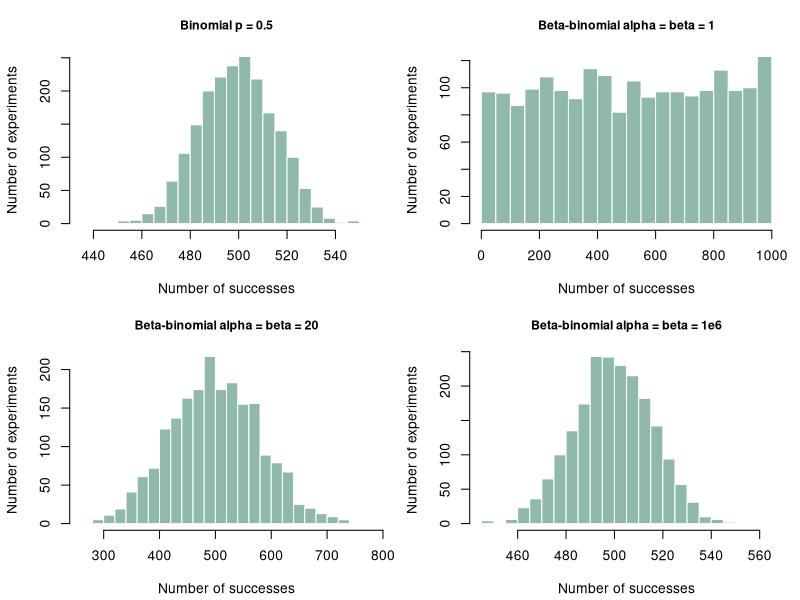
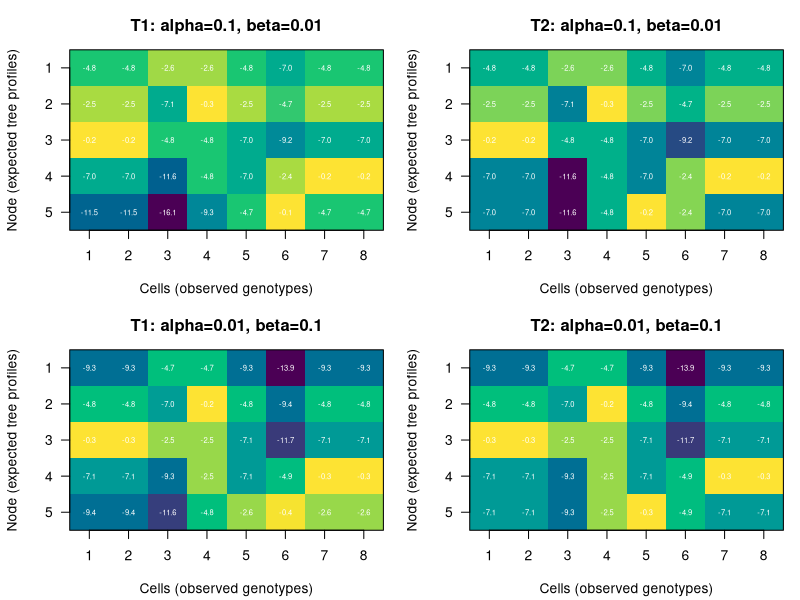

R code for these plots, in order:
## ---- chunk 1
set.seed(42)
## ---- chunk 2
n_trials <- 1000L
n_experiments <- 2000L

theoretical_summary <- data.frame(
  Distribution = c(
    "Binomial, p = 0.5",
    "Beta-binomial, alpha = beta = 1",
    "Beta-binomial, alpha = beta = 20",
    "Beta-binomial, alpha = beta = 1e6"
  ),
  Mean = c(
    n_trials * 0.5,
    n_trials * 0.5,
    n_trials * 0.5,
    n_trials * 0.5
  ),
  Variance = c(
    n_trials * 0.5 * 0.5,
    n_trials * (2 * 1 + n_trials) / (4 * (2 * 1 + 1)),
    n_trials * (2 * 20 + n_trials) / (4 * (2 * 20 + 1)),
    n_trials * (2 * 1e6 + n_trials) / (4 * (2 * 1e6 + 1))
  )
)

knitr::kable(theoretical_summary, digits = 3)
## ---- chunk 3
rbeta_binom <- function(n, size, alpha, beta) {
  p <- rbeta(n, shape1 = alpha, shape2 = beta)
  rbinom(n, size = size, prob = p)
}

samples <- list(
  "Binomial p = 0.5" =
    rbinom(n_experiments, size = n_trials, prob = 0.5),
  "Beta-binomial alpha = beta = 1" =
    rbeta_binom(n_experiments, size = n_trials, alpha = 1, beta = 1),
  "Beta-binomial alpha = beta = 20" =
    rbeta_binom(n_experiments, size = n_trials, alpha = 20, beta = 20),
  "Beta-binomial alpha = beta = 1e6" =
    rbeta_binom(n_experiments, size = n_trials, alpha = 1e6, beta = 1e6)
)

old_par <- par(mfrow = c(2, 2), mar = c(4.2, 4.2, 3, 1))
for (nm in names(samples)) {
  hist(
    samples[[nm]],
    breaks = 30,
    main = nm,
    xlab = "Number of successes",
    ylab = "Number of experiments",
    col = "#8FB9A8",
    border = "white",
    cex.main = 0.9
  )
}
par(old_par)
## ---- chunk 4
##' computes the likelihood of the input genotype matrix given a tree
##' returns both the node-by-cell log likelihood, and the overall log likelihood
##' after marginalizing over all cell attachment
##' assume uniform attachment probabilities
##' @param tree list with $root (integer node index) and $children
##' (a list mapping each parent node index, as a string, to an integer vector
##' of its children's indices,
##' e.g. list(root=1L, children=list("1"=2L, "2"=c(3L,4L))))
##' @param genotype_matrix mutation-by-cell binary matrix of observed genotypes
##' @param alpha false positive rate
##' @param beta false negative rate
compute_log_lik <- function(tree, genotype_matrix, alpha, beta) {

  num_mutations <- nrow(genotype_matrix)
  num_cells <- ncol(genotype_matrix)

  log_lik <- matrix(
    NA_real_,
    nrow = num_mutations,
    ncol = num_cells,
    dimnames = list(
      paste0("node_", seq_len(num_mutations)),
      paste0("cell_", seq_len(num_cells))
    )
  )

  log_absent <- ifelse(genotype_matrix == 1, log(alpha), log1p(-alpha))
  log_present <- ifelse(genotype_matrix == 1, log1p(-beta), log(beta))

  absent_baseline <- colSums(log_absent)
  present_increment <- log_present - log_absent

  stack <- tree$root
  log_lik[tree$root, ] <- absent_baseline + present_increment[tree$root, ]

  while (length(stack) > 0) {
    parent <- stack[[length(stack)]]
    stack <- stack[-length(stack)]

    children <- tree$children[[as.character(parent)]]
    if (is.null(children)) {
      next
    }

    for (child in children) {
      log_lik[child, ] <- log_lik[parent, ] + present_increment[child, ]
      stack <- c(stack, child)
    }
  }

  if (anyNA(log_lik)) {
    stop("The tree does not reach every mutation node in the genotype matrix.")
  }

  cell_log_lik <- vapply(seq_len(num_cells), function(cell_idx) {
    node_log_lik <- log_lik[, cell_idx]
    max_log_lik <- max(node_log_lik)
    max_log_lik + log(mean(exp(node_log_lik - max_log_lik)))
  }, numeric(1))

  final_llik <- sum(cell_log_lik)

  return(list(log_lik = log_lik, final_llik = final_llik))
}
## ---- chunk 5
genotype_matrix <- as.matrix(read.table("cells.txt"))
colnames(genotype_matrix) <- paste0("cell_", seq_len(ncol(genotype_matrix)))
rownames(genotype_matrix) <- paste0("mut_", seq_len(nrow(genotype_matrix)))
genotype_matrix
## ---- chunk 6
tree1 <- list(
  root     = 1L,
  children = list(
    "1" = 2L,
    "2" = c(3L, 4L),
    "4" = 5L
  )
)

tree2 <- list(
  root     = 1L,
  children = list(
    "1" = 2L,
    "2" = c(3L, 4L, 5L)
  )
)
## ---- chunk 7
cases <- list(
  "T1: alpha=0.1, beta=0.01" =
    list(tree = tree1, alpha = 0.1, beta = 0.01),
  "T2: alpha=0.1, beta=0.01" =
    list(tree = tree2, alpha = 0.1, beta = 0.01),
  "T1: alpha=0.01, beta=0.1" =
    list(tree = tree1, alpha = 0.01, beta = 0.1),
  "T2: alpha=0.01, beta=0.1" =
    list(tree = tree2, alpha = 0.01, beta = 0.1)
)

results <- lapply(cases, function(case) {
  compute_log_lik(
    tree = case$tree,
    genotype_matrix = genotype_matrix,
    alpha = case$alpha,
    beta = case$beta
  )
})

best_attachment <- lapply(results, function(result) {
  apply(result$log_lik, 2, which.max)
})

result_table <- do.call(rbind, lapply(names(results), function(nm) {
  data.frame(
    Case = nm,
    Log_likelihood = results[[nm]]$final_llik,
    Best_node_by_cell = paste(best_attachment[[nm]], collapse = ", ")
  )
}))
row.names(result_table) <- NULL

knitr::kable(result_table, digits = 3)
## ---- chunk 8
#| fig-width: 8
#| fig-height: 8
#| out-width: "100%"

plot_log_lik_heatmap <- function(log_lik, main) {
  num_nodes <- nrow(log_lik)
  num_cells <- ncol(log_lik)
  z <- t(log_lik[num_nodes:1, , drop = FALSE])

  image(
    x = seq_len(num_cells),
    y = seq_len(num_nodes),
    z = z,
    col = hcl.colors(80, "Viridis"),
    axes = FALSE,
    xlab = "Cells (observed genotypes)",
    ylab = "Node (expected tree profiles)",
    main = main
  )
  axis(1, at = seq_len(num_cells), labels = seq_len(num_cells))
  axis(2, at = seq_len(num_nodes), labels = num_nodes:1, las = 1)
  box()

  text(
    x = rep(seq_len(num_cells), times = num_nodes),
    y = rep(seq_len(num_nodes), each = num_cells),
    labels = sprintf("%.1f", as.vector(z)),
    cex = 0.55,
    col = "white"
  )
}

old_par <- par(mfrow = c(2, 2), mar = c(4.2, 4.2, 3, 1))
for (nm in names(results)) {
  plot_log_lik_heatmap(results[[nm]]$log_lik, nm)
}
par(old_par)
